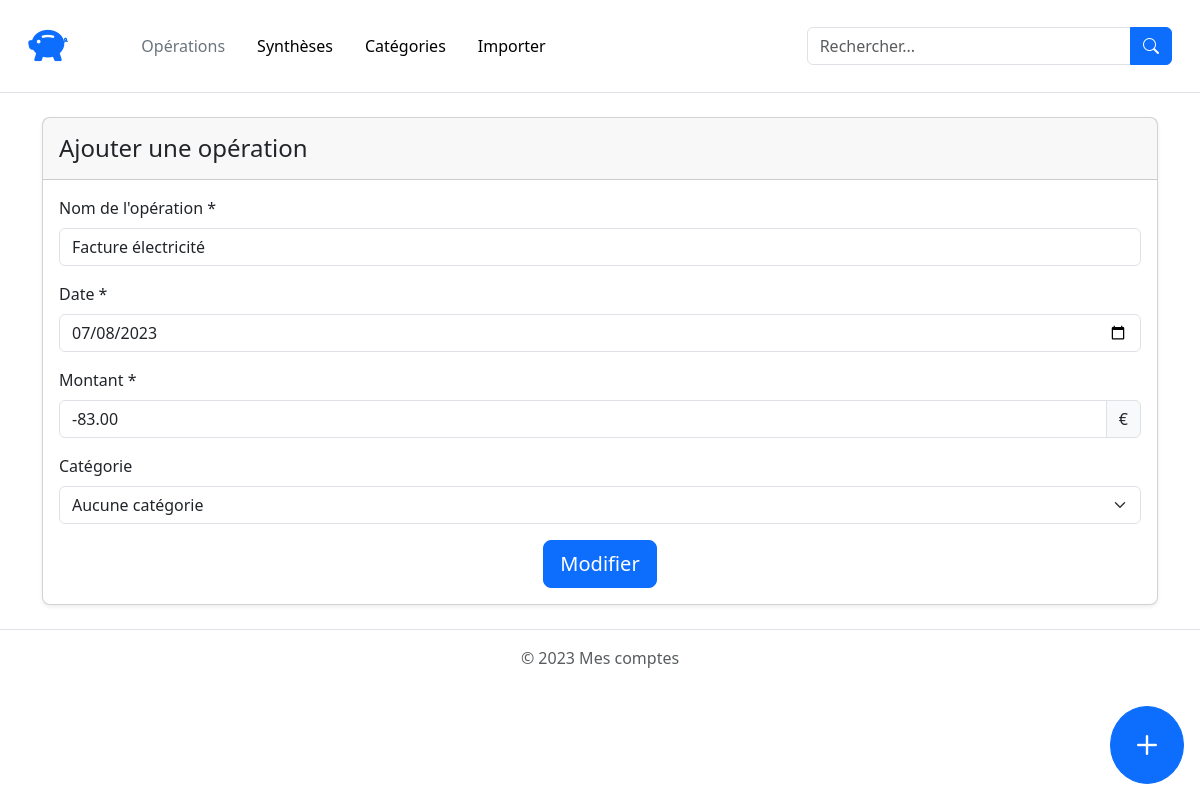
The app's page /modif.php?id=197 with its own data.
### tables this page shows
CREATE TABLE IF NOT EXISTS `transaction` (
  `id_transaction` int NOT NULL AUTO_INCREMENT,
  `name` varchar(50) NOT NULL,
  `amount` decimal(15,2) NOT NULL,
  `date_transaction` date NOT NULL,
  `id_category` int DEFAULT NULL,
  PRIMARY KEY (`id_transaction`),
  KEY `id_category` (`id_category`)
);

### modif.php (the view, shortened to what this page needs)
<?php
require_once "connexion/connexiondb.php";
$id = $_GET['id'];
$sql = "SELECT * FROM transaction WHERE id_transaction = $id";
$sth = $dbh->query($sql);
$data = $sth->fetchAll(PDO::FETCH_ASSOC);
?>
<!DOCTYPE html>
<html lang="fr">
<head>
    <link rel="stylesheet" href="https://cdn.jsdelivr.net/npm/bootstrap@5.3.0/dist/css/bootstrap.min.css">
    <link rel="stylesheet" href="https://cdn.jsdelivr.net/npm/bootstrap-icons@1.10.5/font/bootstrap-icons.css">
</head>
<body>
    <div class="container-fluid">
        <header class="row flex-wrap justify-content-between align-items-center p-3 mb-4 border-bottom">
            <a href="index.php" class="col-1">
                <i class="bi bi-piggy-bank-fill text-primary fs-1"></i>
            </a>
            <nav class="col-11 col-md-7">
                <ul class="nav">
                    <li class="nav-item">
                        <a href="index.php" class="nav-link link-secondary" aria-current="page">Opérations</a>
                    </li>
                    <li class="nav-item">
                        <a href="summary.html" class="nav-link link-body-emphasis">Synthèses</a>
                    </li>
                    <li class="nav-item">
                        <a href="categories.html" class="nav-link link-body-emphasis">Catégories</a>
                    </li>
                    <li class="nav-item">
                        <a href="import.html" class="nav-link link-body-emphasis">Importer</a>
                    </li>
                </ul>
            </nav>
            <form action="" class="col-12 col-md-4" role="search">
                <div class="input-group">
                    <input type="text" class="form-control" placeholder="Rechercher..."
                        aria-describedby="button-search">
                    <button class="btn btn-primary" type="submit" id="button-search">
                        <i class="bi bi-search"></i>
                    </button>
                </div>
            </form>
        </header>
    </div>
    <div class="container">
        <section class="card mb-4 rounded-3 shadow-sm">
            <div class="card-header py-3">
                <h1 class="my-0 fw-normal fs-4">Ajouter une opération</h1>
            </div>
            <div class="card-body">
                <form action="" method="POST">
                    <div class="mb-3">
                        <label for="name" class="form-label">Nom de l'opération *</label>
                        <input type="text" class="form-control" name="name" id="name"
                            placeholder="Facture d'électricité" value="<?= $data[0]['name'] ?>" required>
                    </div>
                    <div class="mb-3">
                        <label for="date" class="form-label">Date *</label>
                        <input type="date" class="form-control" name="date" id="date" value="<?= $data[0]['date_transaction'] ?>" required>
                    </div>
                    <div class="mb-3">
                        <label for="amount" class="form-label">Montant *</label>
                        <div class="input-group">
                            <input type="text" class="form-control" name="amount" id="amount" value="<?= $data[0]['amount'] ?>" required>
                            <span class="input-group-text">€</span>
                        </div>
                    </div>
                    <div class="mb-3">
                        <label for="category" class="form-label">Catégorie</label>
                        <select class="form-select" name="category" id="category">
                            <option value="" selected>Aucune catégorie</option>
                        </select>
                    </div>
                    <div class="text-center">
                        <button type="submit" class="btn btn-primary btn-lg">Modifier</button>
                    </div>
                </form>
            </div>
        </section>
    </div>
    <div class="position-fixed bottom-0 end-0 m-3">
        <a href="add.html" class="btn btn-primary btn-lg rounded-circle">
            <i class="bi bi-plus fs-1"></i>
        </a>
    </div>
    <footer class="py-3 mt-4 border-top">
        <p class="text-center text-body-secondary">© 2023 Mes comptes</p>
    </footer>
</body>
</html>

### records on screen
transaction: name "Facture électricité", date "07/08/2023", amount "-83.00"
